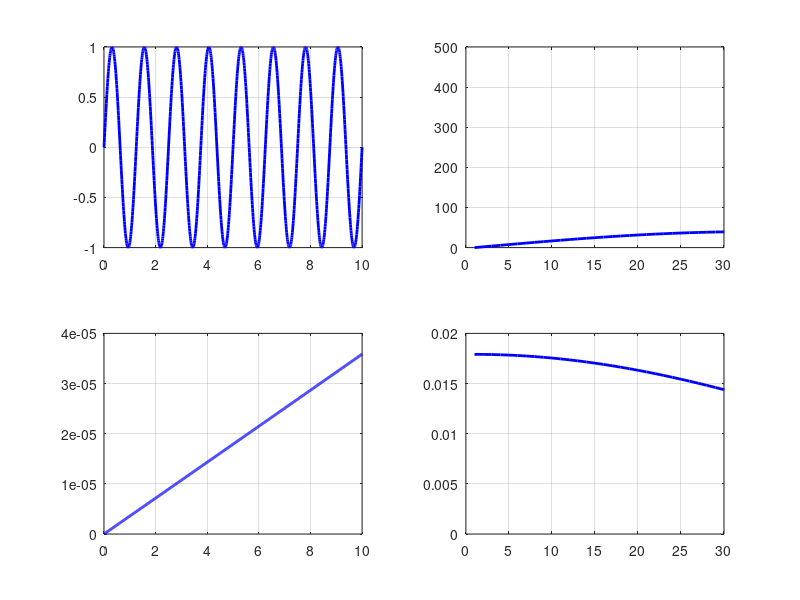

MATLAB code for this plot:
clear

x=linspace(0,10,1000);
y=sin(2*8*pi*x/10);

    subplot(2,2,1), plot(x,y,'b','LineWidth',2); grid on
        set(gca,'XLim',[0 max(x)]);

    % fft by 
    y_long = [y';zeros(2^16-length(y),1)];

        NFFT = 2^16;                              
    FFTO = fft(y_long,NFFT);

    subplot(2,2,2), plot(1:NFFT,abs(FFTO),'b','LineWidth',2); grid on
        set(gca,'XLim',[0 30]);
        
        
%% Spectr Spread

y1=exp(-5*10^-9*(x-2^15).^2).*sin(2*8*pi*x/2^16);

    subplot(2,2,3), plot(x,y1,'b','LineWidth',2); grid on
        set(gca,'XLim',[0 max(x)]);

    % fft by 
    y1_long = [y1';zeros(2^16-length(y1),1)];

    FFTO1 = fft(y1_long,NFFT);

    subplot(2,2,4), plot(1:NFFT,abs(FFTO1),'b','LineWidth',2); grid on
        set(gca,'XLim',[0 30]);